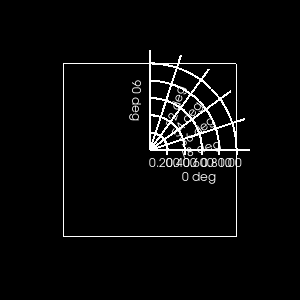

Python code for this plot:
#!/usr/bin/env python

# Test vtkPolarAxesActor2D in default configuration.

import vtkmodules.vtkInteractionStyle  # noqa: F401
import vtkmodules.vtkRenderingFreeType  # noqa: F401
import vtkmodules.vtkRenderingOpenGL2  # noqa: F401

from vtkmodules.vtkFiltersSources import vtkOutlineSource
from vtkmodules.vtkRenderingAnnotation import vtkPolarAxesActor2D
from vtkmodules.vtkRenderingCore import (
    vtkActor,
    vtkPolyDataMapper,
    vtkRenderWindow,
    vtkRenderWindowInteractor,
    vtkRenderer,
)

# Polar axes 2D (default)
polar_axes = vtkPolarAxesActor2D()
polar_axes.GetProperty().SetLineWidth(2)

# Outline for context
outline_source = vtkOutlineSource()

outline_mapper = vtkPolyDataMapper()
outline_mapper.SetInputConnection(outline_source.GetOutputPort())

outline_actor = vtkActor()
outline_actor.SetMapper(outline_mapper)

# Renderer
renderer = vtkRenderer()
renderer.AddActor(polar_axes)
renderer.AddActor(outline_actor)

# Render window
render_window = vtkRenderWindow()
render_window.AddRenderer(renderer)
render_window.SetWindowName("polar axes2d default")
render_window.SetMultiSamples(0)
render_window.SetSize(300, 300)

# Interactor
interactor = vtkRenderWindowInteractor()
interactor.SetRenderWindow(render_window)

# Scene
renderer.GetActiveCamera().ParallelProjectionOn()
renderer.ResetCamera()

interactor.Initialize()
interactor.Start()
